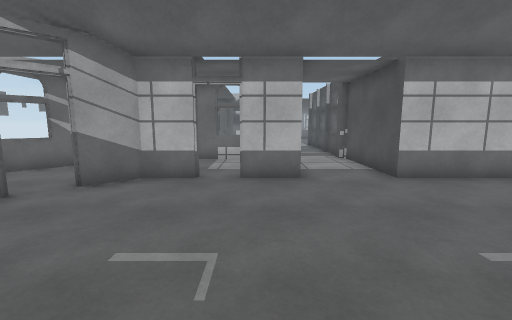
[1] (above)

23 first-person views from a walk through a 3-D level made in the Unity game engine. The camera is 1.4 m above the floor, tilts 8° down and sees 90° across. Doors are open. The floor is counted in squares, 1 m on a side. Each view is taken from the middle of a square. On the plan, view 1 faces up. The plan holds only what a view shows up to about 13 squares ahead; the rest is blank. The place goes on beyond the plan. The player is left out.

[2]
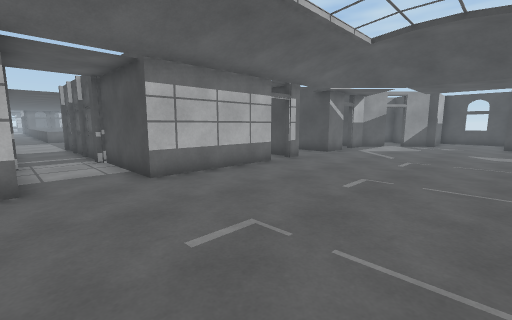

[3]
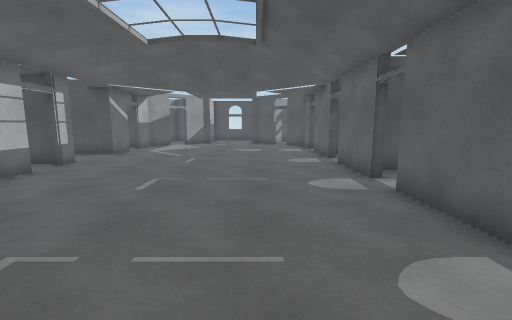

[4]
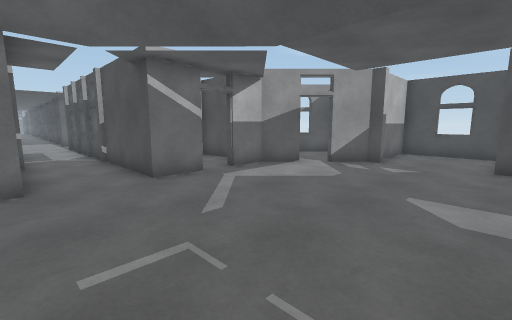

[5]
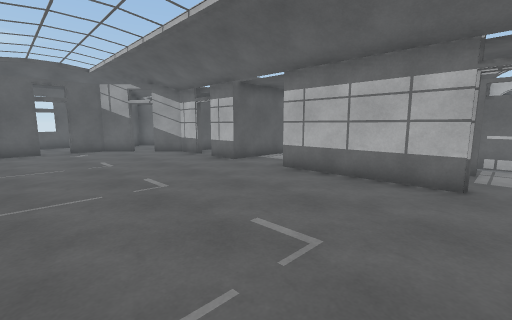

[6]
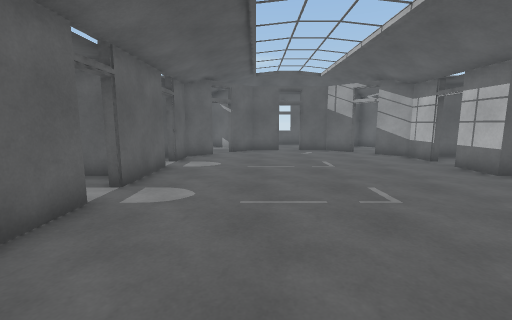

[7]
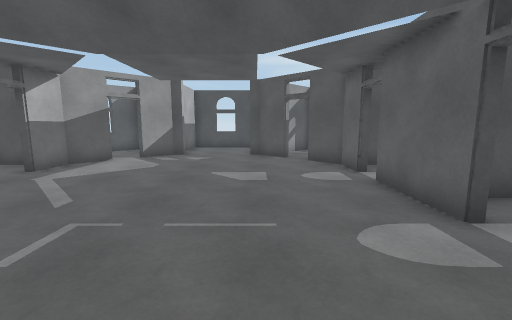

[8]
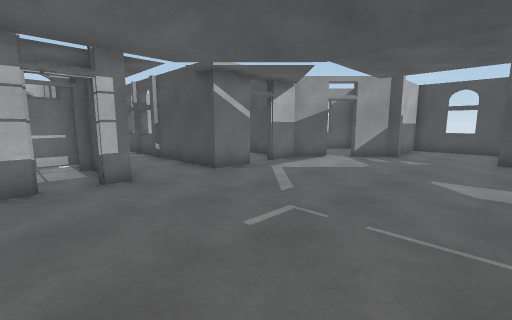

[9]
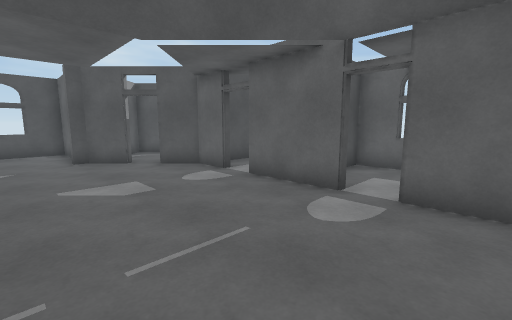

[10]
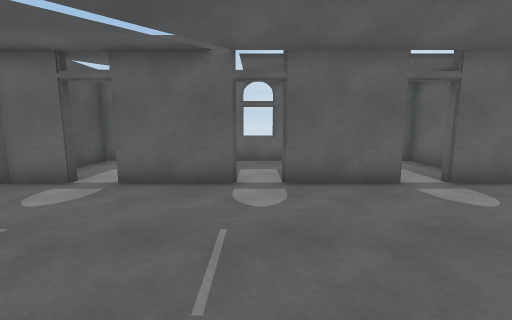

[11]
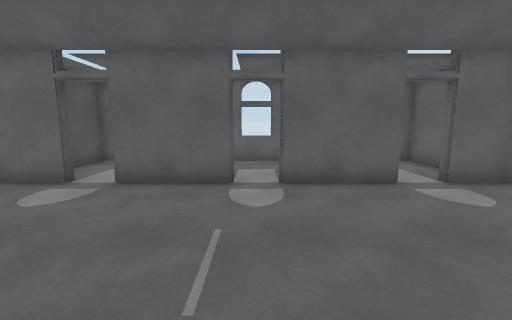

[12]
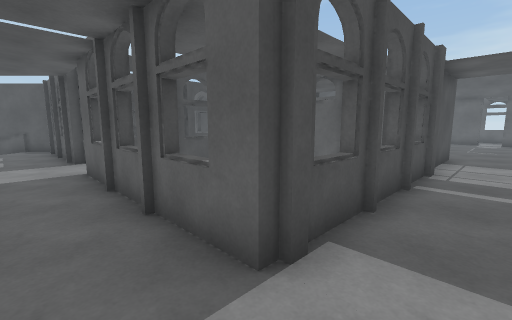

[13]
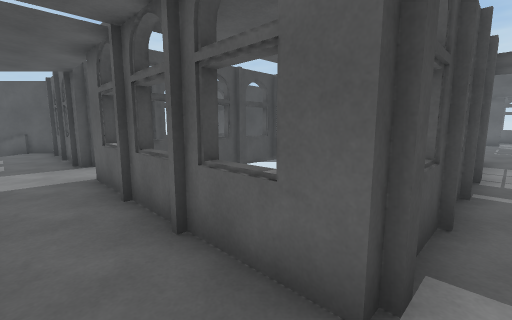

[14]
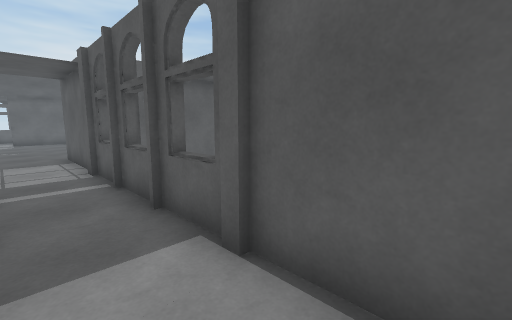

[15]
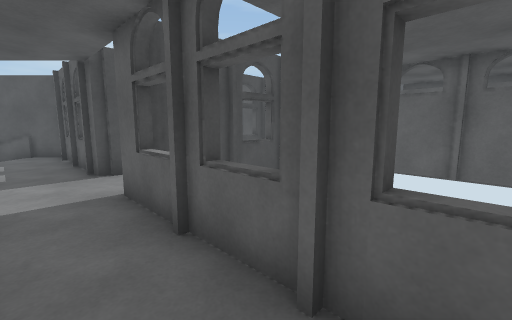

[16]
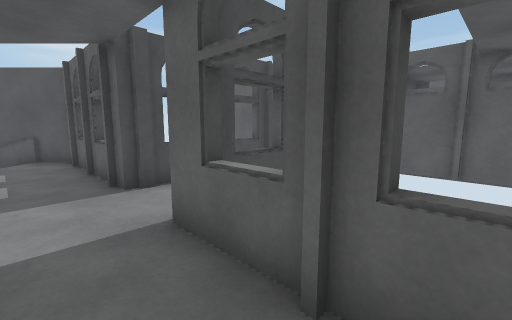

[17]
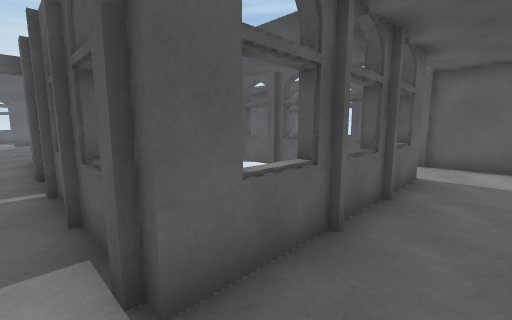

[18]
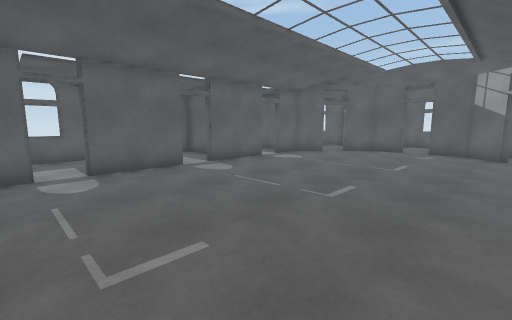

[19]
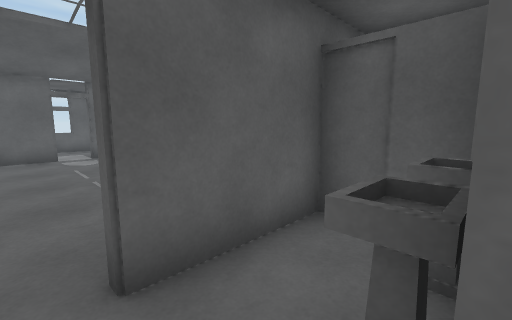

[20]
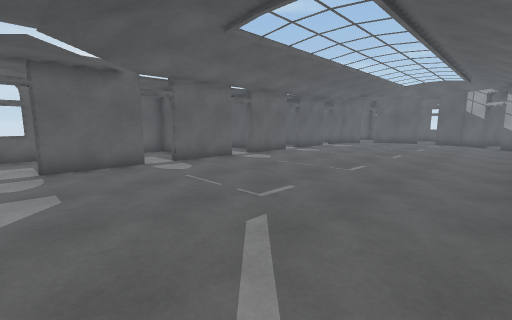

[21]
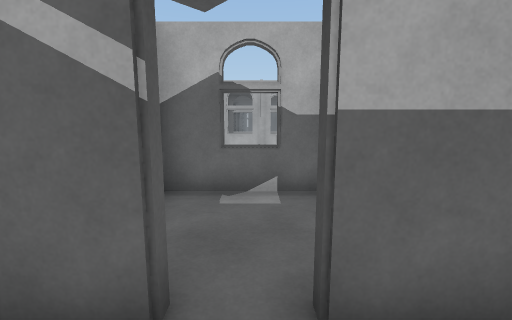

[22]
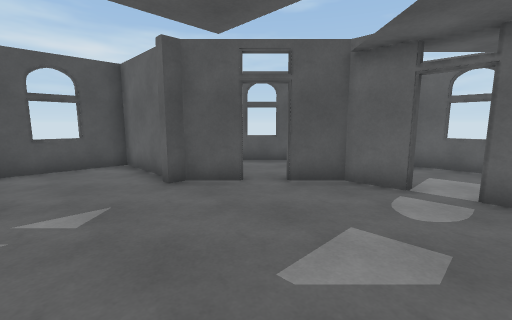

[23]
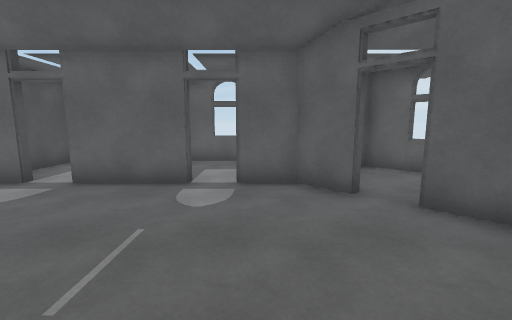

### Floor plan
Ten units are one square. View 1 is at (0, 0); x grows to the right and y downward. Boxes are objects, and circles mark ways between rooms. Rooms are numbered by the first view taken in them; rooms with no view inside come last. Other rooms are left out.
<svg viewBox="-65 -196 303 269">
<path fill="none" stroke="#000" d="M84 -66 36 -66 36 -174 103 -174 103 -127M102 -66 95 -66M103 -111 103 -105M144 -66 128 -66 128 -174 134 -174M75 34 75 30 104 30M115 34 115 30 144 30M35 30 65 30M-15 -66 -30 -66 -40 -55M180 -55 169 -66 154 -66M154 34 154 30 169 30 179 20M-5 30 24 30 24 34M197 -32 197 -38 187 -48M186 12 197 2 197 -4M-47 -49 -58 -38 -58 -22M206 0 233 0 233 -36 209 -36M139 -174 154 -174M-40 20 -30 30 -15 30 -15 34M-58 -12 -58 1M-56 4 -47 13M160 -174 174 -174M12 -191 12 -66 -5 -66M184 -172 202 -191M80 -88 80 -84M74 -89 74 -85M100 -70 100 -90M55 -88 55 -69 84 -69 84 -66M99 -105 82 -105M-28 36 -28 67 5 67M12 40 12 67 39 67M48 64 48 46M51 49 51 67 88 67 88 39M91 58 91 67 130 67M128 68 128 36M130 67 167 67 167 38M167 -79 167 -102 130 -102M-15 -70 -15 -66M-28 -86 -28 -78M-6 -102 -24 -102"/>
<circle cx="90" cy="-70" r="3" fill="#2a7"/>
<circle cx="-10" cy="30" r="3" fill="#2a7"/>
<circle cx="30" cy="30" r="3" fill="#2a7"/>
<circle cx="70" cy="30" r="3" fill="#2a7"/>
<circle cx="110" cy="30" r="3" fill="#2a7"/>
<circle cx="150" cy="30" r="3" fill="#2a7"/>
<circle cx="150" cy="-70" r="3" fill="#2a7"/>
<circle cx="-10" cy="-70" r="3" fill="#2a7"/>
<text x="80" y="-50">1</text>
<text x="80" y="-80">2</text>
<text x="-10" y="50">3</text>
<text x="30" y="50">4</text>
<text x="70" y="50">5</text>
<text x="110" y="50">6</text>
<text x="150" y="50">7</text>
<text x="150" y="-80">8</text>
<text x="-10" y="-80">9</text>
</svg>
Room 1 opens to room 2. Room 1 opens to room 3. Room 1 opens to room 4. Room 1 opens to room 5. Room 1 opens to room 6. Room 1 opens to room 7. Room 1 opens to room 8. Room 1 opens to room 9.

Where each view was taken, in squares from view 1:
view 1: 0 up, 0 right, facing up
view 2: 0 up, 1 right, facing up-right
view 3: 0 up, 1 right, facing right
view 4: 0 up, 10 right, facing up-right
view 5: 0 up, 9 right, facing up-left
view 6: 0 up, 8 right, facing left
view 7: 0 up, 8 right, facing right
view 8: 0 up, 8 right, facing up-right
view 9: 2 up, 9 right, facing down-right
view 10: 3 up, 11 right, facing down
view 11: 3 up, 3 right, facing down
view 12: 19 up, 2 right, facing down-right
view 13: 19 up, 3 right, facing down-right
view 14: 19 up, 3 right, facing down-left
view 15: 19 up, 5 right, facing down-right
view 16: 19 up, 7 right, facing down-right
view 17: 19 up, 11 right, facing down-left
view 18: 5 up, 8 right, facing down-left
view 19: 9 up, 9 right, facing down-left
view 20: 6 up, 15 right, facing down-left
view 21: 5 up, 15 right, facing up
view 22: 3 up, 14 right, facing down-right
view 23: 3 up, 2 left, facing down
